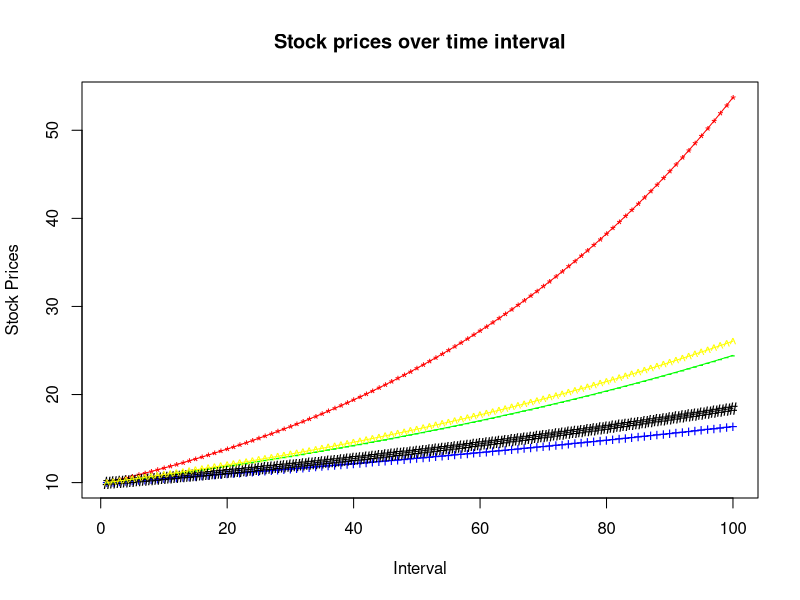

Generate this figure with R:
# Title     : TODO
# Objective : TODO
# Created by: adityaprasann
# Created on: 3/5/18
# 1. Consider the following values for this project:
# a. St = 10$
# b. r= 0.15 (15% expected return per year) c. σ =0.20 (20% annual volatility in prices) d. T = 1 year
# e. N=100
# f. ε =0.15
# 2. Starting with the initial stock price St as specified, and considering 100 Steps, calculate the expected value of the stock price at the end of every successive Δt interval of time
# 3. Plot the entire movement of prices over the T period under observation
# 4. Instead of considering a fixed ε as in the previous steps, randomly assign values to ε from a standard normal distribution.
# 5. Perform 5 trials of 100 steps each to plot the probable movement of stock prices over a 1-year period. Plot each trajectory of prices as a separate line
St = 10
r = 0.15
sig = 0.20
N = 100
eps = 0.15
a <- 1 : 99
b <- 1 : 5
xdata <- 1 : 100
stockprice <- numeric(length = length(a))
stockprice[1] = St
stockpricelist <- list(length(b))
colorlist <- list("red", "blue", "green", "black", "yellow")
pchlist <- list("*", "+", "-", "#", "^")


randeps <- rnorm(5, 0.4, 0.2)
print(randeps)
for (i in seq_along(b)) {
    print(randeps[i])
    for (j in seq_along(a)) {
        stockprice[j + 1] <- stockprice[j] * exp(((r - (0.5 * (sig ^ 2))) * (1 / N)) + (sig * randeps[i] * sqrt(1 / N)))
    }
    stockpricelist[[i]] <- stockprice
}

for (i in seq_along(b))
{
    print(stockpricelist[[i]])
    if (i == 1) {
        png(file = "stockprice_chart.jpg")
        plot(xdata, stockpricelist[[i]], type = "o", xlab = "Interval", ylab = "Stock Prices", main = "Stock prices over time interval", lty = i, col = colorlist[[i]], pch = pchlist[[i]])
    } else {
        points(xdata, stockpricelist[[i]], col = colorlist[[i]], pch = pchlist[[i]])
        lines(xdata, stockpricelist[[i]], col = colorlist[[i]])
    }
}



